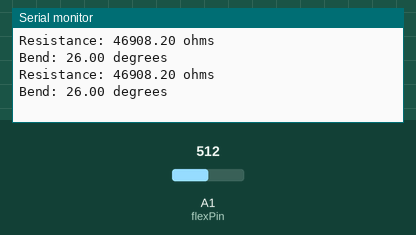
Recording of a sketch running on a simulated Arduino Uno, built with avr-gcc and run on an emulated ATmega328P. On the bench: the last lines printed to the serial monitor. Inputs (shaded band) come from the test bench; at power-on: A1 (flexPin) = 512.

Above: at 2.8 s.
2.9 s: A1 (flexPin) set to 0
At 4.4 s:
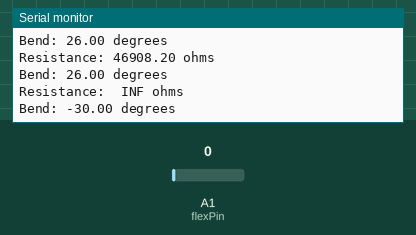
7.5 s: A1 (flexPin) set to 122
At 8.9 s:
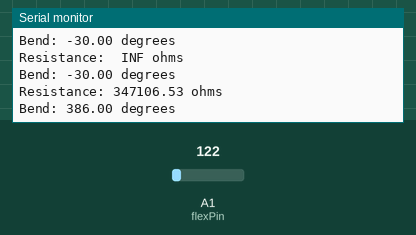
Timing chart, 0 to 10.5 s (numbered marks = the images above; inputs shaded):
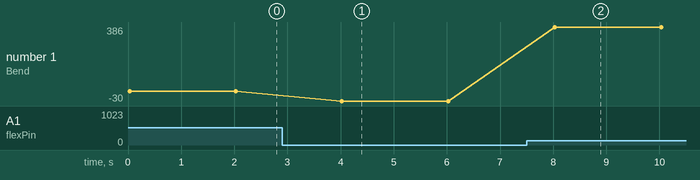

The sketch:

TP_Flex_Sensor.ino
```cpp
const int flexPin = A1;      // Pin connected to voltage divider output
// Change these constants according to your project's design
const float VCC = 5;      // voltage at Ardunio 5V line
const float R_DIV = 47000.0;  // resistor used to create a voltage divider
const float flatResistance = 25000.0; // resistance when flat
const float bendResistance = 100000.0;  // resistance at 90 deg

void setup() {
  Serial.begin(9600);
  pinMode(flexPin, INPUT);
}

void loop() {
  // Read the ADC, and calculate voltage and resistance from it
  int ADCflex = analogRead(flexPin);
  float Vflex = ADCflex * VCC / 1023.0;
  float Rflex = R_DIV * (VCC / Vflex - 1.0);
  Serial.println("Resistance: " + String(Rflex) + " ohms") ;
  // Use the calculated resistance to estimate the sensor's bend angle:
  float angle = map(Rflex, flatResistance, bendResistance, 0, 90.0);
  Serial.println("Bend: " + String(angle) + " degrees");
  Serial.println();

  delay(2000);
}
```

Measured:
- after the input at 2.9 s, the serial monitor: prints a new line after 1.1 s (image 1)
- after the input at 7.5 s, the serial monitor: prints a new line after 0.51 s (image 2)
- plotted number 1: 26 → -30 after the input at 2.9 s, -30 → 386 after the input at 7.5 s
